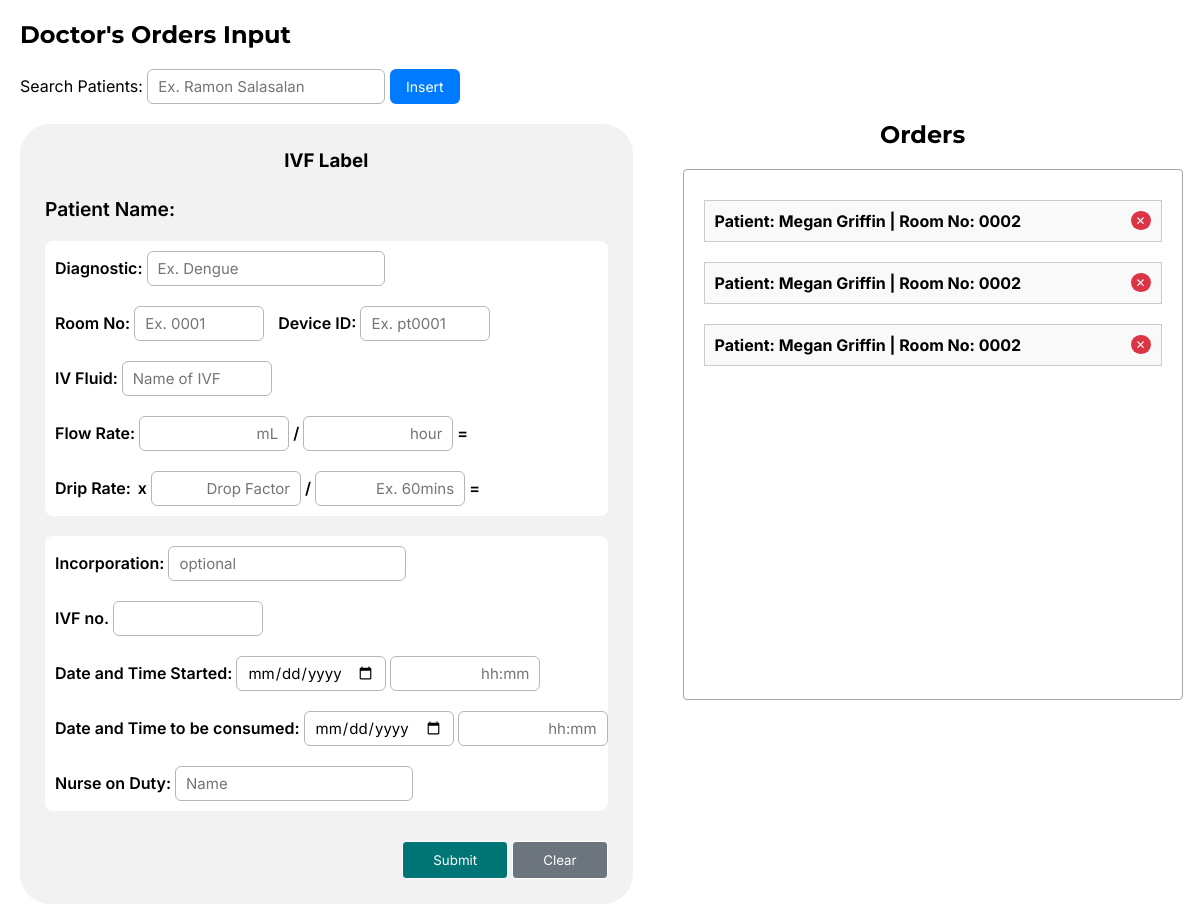
The app's page /admin/orders.php (signed in) with its own data.
### tables this page shows
CREATE TABLE `prescription` (
  `id` int(11) NOT NULL,
  `patient_name` varchar(255) DEFAULT NULL,
  `diagnostic` varchar(255) DEFAULT NULL,
  `room_no` varchar(50) DEFAULT NULL,
  `device_id` varchar(50) DEFAULT NULL,
  `iv_fluid` varchar(255) DEFAULT NULL,
  `volume` int(11) DEFAULT NULL,
  `per_hour` int(11) DEFAULT NULL,
  `drop_factor` int(11) DEFAULT NULL,
  `per_minute` int(11) DEFAULT NULL,
  `incorporation` varchar(255) DEFAULT NULL,
  `ivf_no` int(11) DEFAULT NULL,
  `date_started` date DEFAULT NULL,
  `time_started` varchar(20) DEFAULT NULL,
  `date_to_consumed` date DEFAULT NULL,
  `time_to_consumed` varchar(20) DEFAULT NULL,
  `nurse_on_duty` varchar(255) DEFAULT NULL
);

### admin/function/prescription/view_order.php (the view, shortened to what this page needs)
<?php
include 'db.php';
$sql = "SELECT * FROM prescription ORDER BY id DESC";
$result = $conn->query($sql);
if ($result->num_rows > 0) {
    while ($row = $result->fetch_assoc()) {
        echo '<div class="message" onclick="toggleDetails(this)">
                <div class="summary">
                    <strong>Patient:</strong> ' . $row['patient_name'] . ' |
                    <strong>Room No:</strong> ' . $row['room_no'] . ' ';
        if (isset($_SESSION['privilege']) && $_SESSION['privilege'] === 'admin') {
            echo '<button class="delete-btn" onclick="deleteRow(event, ' . $row['id'] . ')">&#10005;</button>';
        }
        echo '</div>
                <div class="details hidden">
                    <p><strong>Diagnostic:</strong> ' . $row['diagnostic'] . '</p>
                    <p><strong>Device ID:</strong> ' . $row['device_id'] . '</p>
                    <p><strong>IV Fluid:</strong> ' . $row['iv_fluid'] . '</p>
                    <p><strong>Volume:</strong> ' . $row['volume'] . ' mL</p>
                    <p><strong>Per Hour:</strong> ' . $row['per_hour'] . ' hour(s)</p>
                    <p><strong>Drop Factor:</strong> ' . $row['drop_factor'] . '</p>
                    <p><strong>Per Minutes:</strong> ' . $row['per_minute'] . '</p>
                    <p><strong>Incorporation:</strong> ' . $row['incorporation'] . '</p>
                    <p><strong>IVF No:</strong> ' . $row['ivf_no'] . '</p>
                    <p><strong>Date Started:</strong> ' . $row['date_started'] . '</p>
                    <p><strong>Time Started:</strong> ' . $row['time_started'] . '</p>
                    <p><strong>Date to Consumed:</strong> ' . $row['date_to_consumed'] . '</p>
                    <p><strong>Time to Consumed:</strong> ' . $row['time_to_consumed'] . '</p>
                    <p><strong>Nurse on Duty:</strong> ' . $row['nurse_on_duty'] . '</p>
                </div>
              </div>';
    }
} else {
    echo '<div class="message">No records found.</div>';
}
?>

### assets/orders.css (style rules this page uses)
* { margin: 0; padding: 0; box-sizing: border-box; font-family: 'Inter', system-ui, -apple-system, BlinkMacSystemFont, 'Segoe UI', Roboto, Oxygen, Ubuntu, Cantarell, 'Open Sans', 'Helvetica Neue', sans-serif; }
.message { border: 1px solid #ccc; padding: 10px; margin: 10px 0; cursor: pointer; background-color: #f9f9f9; }
.summary { font-weight: bold; }
.delete-btn { background-color: #db3545; color: white; border: none; border-radius: 10px; padding: 2px 5px; cursor: pointer; float: right; font-size: 12px; }

### records on screen
prescription: patient_name "Megan Griffin", room_no "0002"
prescription: patient_name "Megan Griffin", room_no "0002"
prescription: patient_name "Megan Griffin", room_no "0002"
